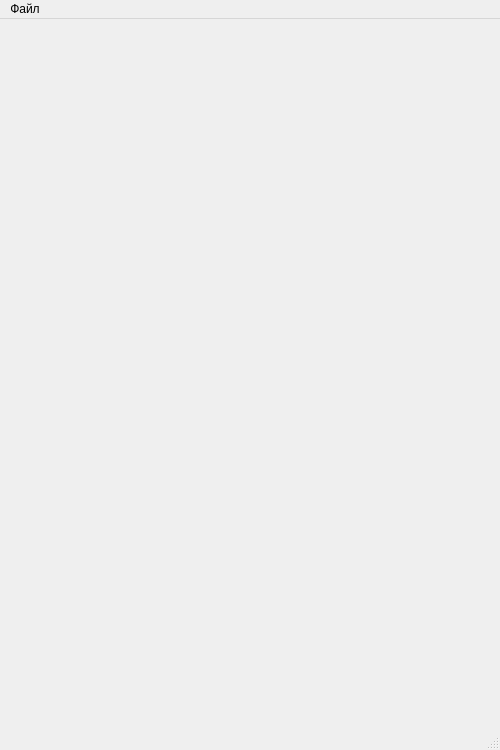
<?xml version="1.0" encoding="UTF-8"?>
<ui version="4.0">
 <class>MainWindow</class>
 <widget class="QMainWindow" name="MainWindow">
  <property name="geometry">
   <rect>
    <x>0</x>
    <y>0</y>
    <width>500</width>
    <height>750</height>
   </rect>
  </property>
  <property name="windowTitle">
   <string>Tetris3D Demo</string>
  </property>
  <widget class="QWidget" name="centralwidget">
   <property name="sizePolicy">
    <sizepolicy hsizetype="Preferred" vsizetype="Preferred">
     <horstretch>0</horstretch>
     <verstretch>0</verstretch>
    </sizepolicy>
   </property>
   <layout class="QVBoxLayout" name="verticalLayout">
    <property name="spacing">
     <number>9</number>
    </property>
    <property name="sizeConstraint">
     <enum>QLayout::SetDefaultConstraint</enum>
    </property>
    <item>
     <widget class="SceneRenderer" name="sceneRenderer" native="true">
      <property name="sizePolicy">
       <sizepolicy hsizetype="Preferred" vsizetype="Preferred">
        <horstretch>0</horstretch>
        <verstretch>0</verstretch>
       </sizepolicy>
      </property>
     </widget>
    </item>
   </layout>
  </widget>
  <widget class="QMenuBar" name="menubar">
   <property name="geometry">
    <rect>
     <x>0</x>
     <y>0</y>
     <width>500</width>
     <height>21</height>
    </rect>
   </property>
   <widget class="QMenu" name="menu">
    <property name="title">
     <string>Файл</string>
    </property>
    <addaction name="actionClear"/>
    <addaction name="separator"/>
    <addaction name="actionQuit"/>
   </widget>
   <addaction name="menu"/>
  </widget>
  <widget class="QStatusBar" name="statusbar"/>
  <action name="actionClear">
   <property name="text">
    <string>Очистить</string>
   </property>
  </action>
  <action name="actionQuit">
   <property name="text">
    <string>Выход</string>
   </property>
  </action>
 </widget>
 <customwidgets>
  <customwidget>
   <class>SceneRenderer</class>
   <extends>QWidget</extends>
   <header>components/scenerenderer.h</header>
   <container>1</container>
  </customwidget>
 </customwidgets>
 <resources/>
 <connections/>
</ui>
